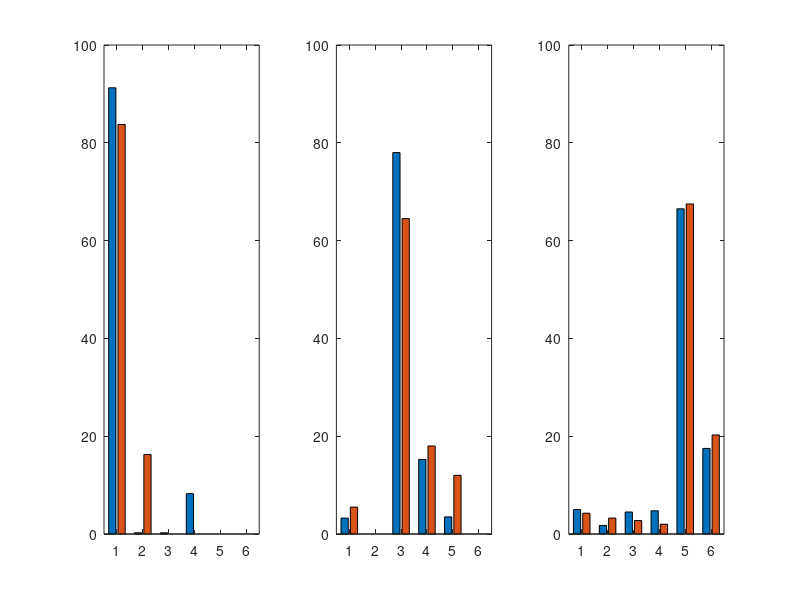

Write MATLAB code to recreate this figure.
clear all; close all; clc
load sens3_400

figure(1)
B1=[nn2; nn4];
B3=[k2; k4];
B5=[j2;j4];
figure(1) 
subplot(1,3,1)
bar(B1')
ylim([0 100])
xlim([0.5 6.5])
subplot(1,3,2)
bar(B3')
ylim([0 100])
xlim([0.5 6.5])
subplot(1,3,3)
bar(B5')
ylim([0 100])
xlim([0.5 6.5])


% % set(gcf,'Position',[300 300 100 100]); 
% set(gcf,'Position',[100 100 700 150])


